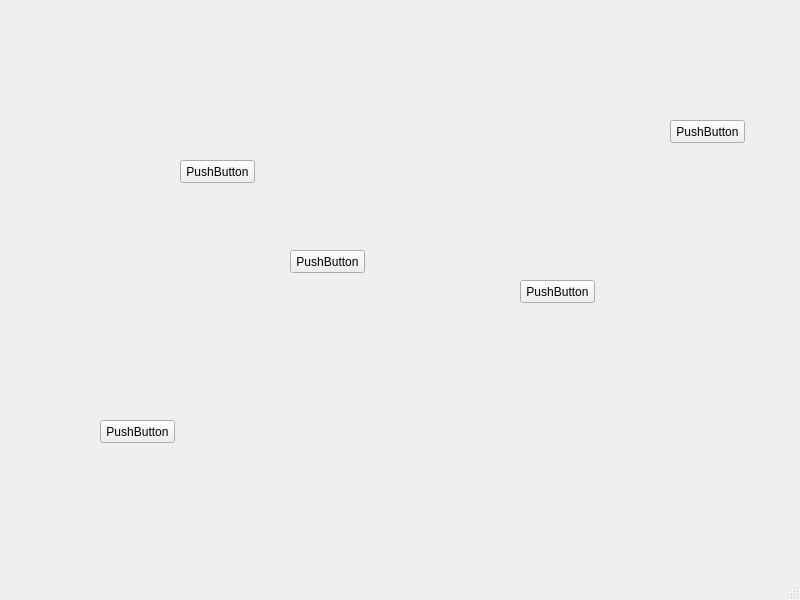
<?xml version="1.0" encoding="UTF-8"?>
<ui version="4.0">
 <class>MainWindow</class>
 <widget class="QMainWindow" name="MainWindow">
  <property name="geometry">
   <rect>
    <x>0</x>
    <y>0</y>
    <width>800</width>
    <height>600</height>
   </rect>
  </property>
  <property name="windowTitle">
   <string>MainWindow</string>
  </property>
  <widget class="QWidget" name="centralwidget">
   <widget class="QPushButton" name="pushButton">
    <property name="geometry">
     <rect>
      <x>180</x>
      <y>160</y>
      <width>75</width>
      <height>23</height>
     </rect>
    </property>
    <property name="text">
     <string>PushButton</string>
    </property>
   </widget>
   <widget class="QPushButton" name="pushButton_2">
    <property name="geometry">
     <rect>
      <x>290</x>
      <y>250</y>
      <width>75</width>
      <height>23</height>
     </rect>
    </property>
    <property name="text">
     <string>PushButton</string>
    </property>
   </widget>
   <widget class="QPushButton" name="pushButton_3">
    <property name="geometry">
     <rect>
      <x>100</x>
      <y>420</y>
      <width>75</width>
      <height>23</height>
     </rect>
    </property>
    <property name="text">
     <string>PushButton</string>
    </property>
   </widget>
   <widget class="QPushButton" name="pushButton_4">
    <property name="geometry">
     <rect>
      <x>670</x>
      <y>120</y>
      <width>75</width>
      <height>23</height>
     </rect>
    </property>
    <property name="text">
     <string>PushButton</string>
    </property>
   </widget>
   <widget class="QPushButton" name="pushButton_5">
    <property name="geometry">
     <rect>
      <x>520</x>
      <y>280</y>
      <width>75</width>
      <height>23</height>
     </rect>
    </property>
    <property name="text">
     <string>PushButton</string>
    </property>
   </widget>
  </widget>
  <widget class="QMenuBar" name="menubar">
   <property name="geometry">
    <rect>
     <x>0</x>
     <y>0</y>
     <width>800</width>
     <height>21</height>
    </rect>
   </property>
  </widget>
  <widget class="QStatusBar" name="statusbar"/>
 </widget>
 <resources/>
 <connections/>
</ui>
